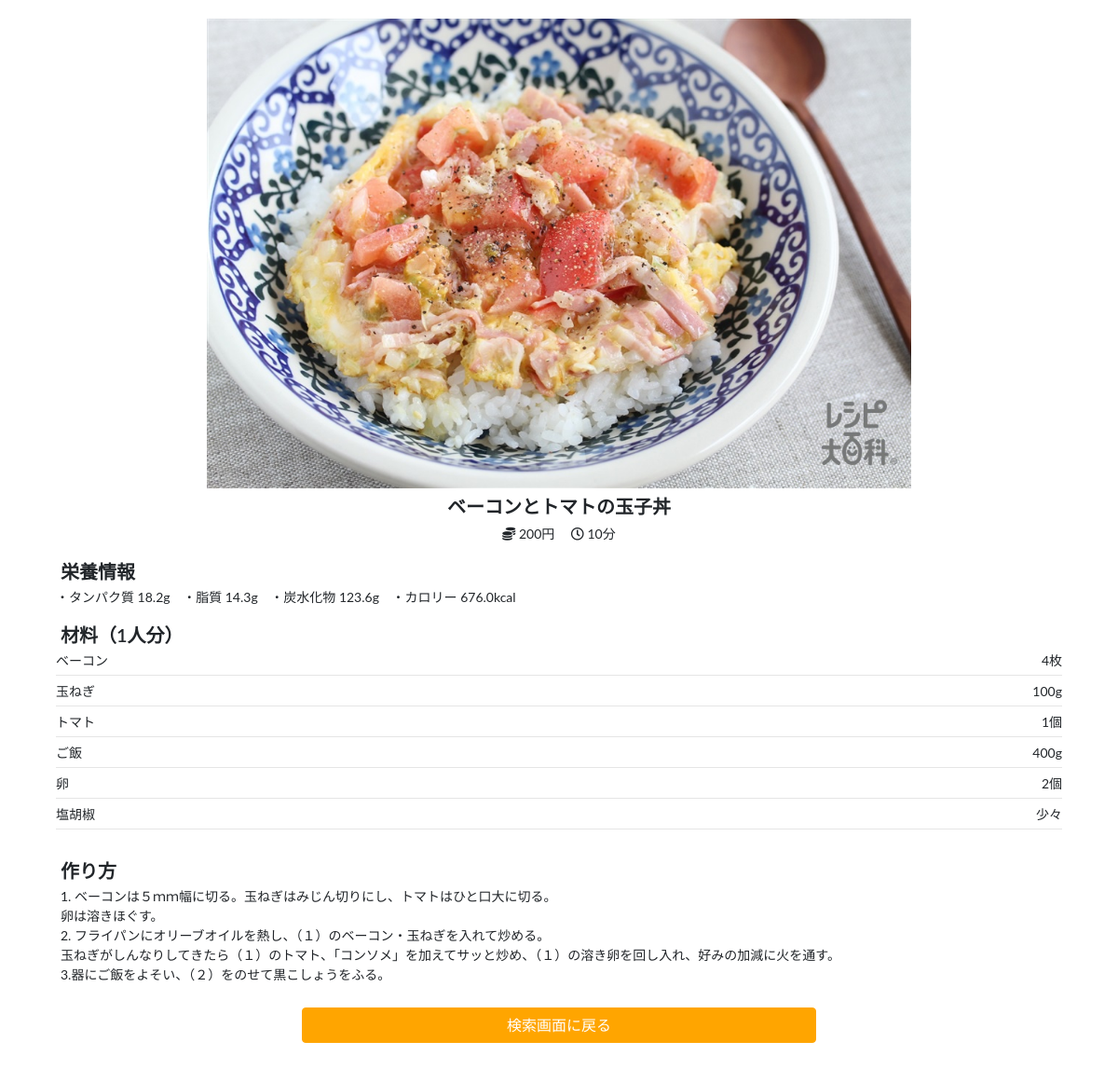
The page /detail/21/ on the database its author committed.
### recipe/models.py (models this page shows, shortened)
class Menu(models.Model):
    name = models.CharField(max_length = 100, unique=True)
    cost = models.IntegerField()
    time = models.IntegerField()
    process = models.TextField()
    protein = models.FloatField()
    fat = models.FloatField()
    carbohydrate = models.FloatField()
    cal = models.FloatField()
    img = models.ImageField(upload_to='images')

class Material(models.Model):
    small_genre = models.ForeignKey(Small_Genre, on_delete=models.CASCADE)
    name = models.CharField(max_length = 100, unique=True)
    menu = models.ManyToManyField(Menu, through='Menu_Material',)
    def __str__(self):
        return self.name

### recipe/views.py (the view)
# urls.py: path('detail/<int:menu_id>/', views.detail, name='detail'),
def detail(request, menu_id):
    menus = Menu.objects.get(id = menu_id)
    materials = []
    search_keys = list(Menu_Material.objects.filter(menu=menu_id).values('material', 'amount'))
    for key in search_keys:
        material_name = str(Material.objects.get(id=key['material']))
        materials.append({'name':material_name, 'amount':key['amount']})
    return render(request, 'recipe/detail.html',{'menus':menus,'materials':materials})

### recipe/templates/recipe/detail.html (shortened to what this page needs)
<!DOCTYPE html>
<html lang="ja">
    <head>
        <link rel="stylesheet" href="https://use.fontawesome.com/releases/v5.15.4/css/all.css">
        <link href="https://cdn.jsdelivr.net/npm/bootstrap@5.0.0-beta1/dist/css/bootstrap.min.css" rel="stylesheet">
    </head>
    <body>
        <div class = "main">
            <div>
                <img src="/{{ menus.img }}"  class ="menu_img">
            </div>
            <div>
                <h2 class = "menu_name">{{ menus.name }}</h2>
                <div class = "cost_time">
                    <i class="fas fa-coins"></i>
                    {{ menus.cost }}円
                    <i class="far fa-clock"></i>
                    {{ menus.time }}分
                </div>
            </div>
            <div class = "nutrition_info">
                <h3 class = "sub_title">栄養情報</h3>
                <span class = "nut">・タンパク質 {{ menus.protein }}g</span>
                <span class = "nut">・脂質 {{ menus.fat }}g</span>
                <span class = "nut">・炭水化物 {{ menus.carbohydrate }}g</span>
                <span class = "nut">・カロリー {{ menus.cal }}kcal</span>
            </div>
            <div class = "materials">
                <h3 class = "sub_title">材料（1人分）</h3>
                <div class = "material">
                    {% for material in materials %}
                    <div class = "material_detail">
                        <span class =  "material_name">{{ material.name }}</span>
                        <span class = "material_amount">{{ material.amount }}</span>
                    </div>
                    {% endfor %}
                </div>
            </div>
            <br>
            <div class = "howto_make">
                <h3 class = "sub_title">作り方</h3>
                <p>{{ menus.process | linebreaksbr }}</p>
            </div>
            <div class="row py-3 form-group row justify-content-center">
                <a href="/" class="col-md-2 mx-1 my-1 btn btn-primary">検索画面に戻る</a>
            </div>
        </div>
    </body>
</html>

### recipe/templates/recipe/detail.html (style rules this page uses)
body { font-size: 14px!important; }
.main { padding-top:20px!important; width:90%!important; text-align:left; }
.materials { padding-top:7px; }
.nutrition_info { padding-top:7px; }
body { height:100%; font-size: 18px; font-weight: 400; font-family: 'Lato', 'Noto Sans Japanese', sans-serif; text-align:center; }
.main { padding-top:40px; width:55%; margin:0 auto 80px auto; }
.menu_img { height:auto; width:70%; display: block; margin: auto; }
.sub_title { margin:5px; font-size: 20px; font-weight: 600; }
.menu_name { font-size:20px!important; font-weight: 600; line-height: 1.4; text-align:center; margin: 5px; }
.cost_time { text-align:center; }
.fa-clock { padding-left:14px; }
.nutrition_info { padding-top:13px; }
.nut { padding-right:10px; display: inline-block; }
.howto_make p { text-align:left; }
.material_name { float:left; clear: left; }
.material_amount { float:right; }
.howto_make { clear: left; }
.material_detail { border-bottom: #e5e5e5 solid 1px; padding-bottom:5px; margin-bottom:6px; }
.materials { padding-top:13px; }
p { margin:5px; }
.btn-primary { background-color: #ffa500; border-color: #ffa500; width:50%; }
.btn-primary:link, .btn-primary:visited, .btn-primary:active { background-color: #ffa500; border-color: #ffa500; }

### rows shown on the page
Menu: img (picture), name "ベーコンとトマトの玉子丼", cost "200", time "10", protein "18.2", fat "14.3", carbohydrate "123.6", cal "676.0", process "1. ベーコンは５ｍｍ幅に切る。玉ねぎはみじん切りにし、トマトはひと口大に切る。 卵は溶きほぐす。 2. フライパンにオリーブオイルを熱し、（１）のベーコン・玉ねぎを入れて炒める。 玉ねぎがしんなりしてきたら（１）のトマト、「コンソメ」を加えてサッと炒め、（１）の溶き卵を回し入れ、好みの加減に火を通す。 3.器にご飯をよそい、（２）をのせて黒こしょうをふる。"
Material: name "ベーコン"
Material: name "玉ねぎ"
Material: name "トマト"
Material: name "ご飯"
Material: name "塩胡椒"

### other values the page prints
{{ material.amount }} "4枚" "100g" "1個" "400g" "2個" "少々"
{{ material.name }} "卵"
